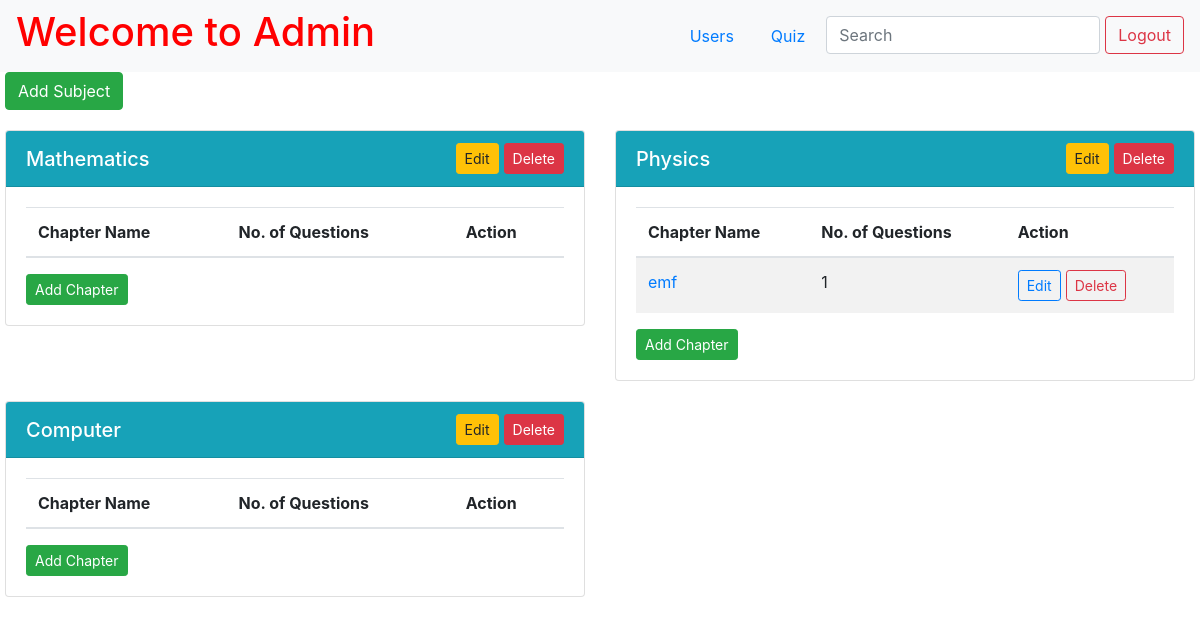
/admin/dashboard (signed in), run on an earlier commit of the app's database.
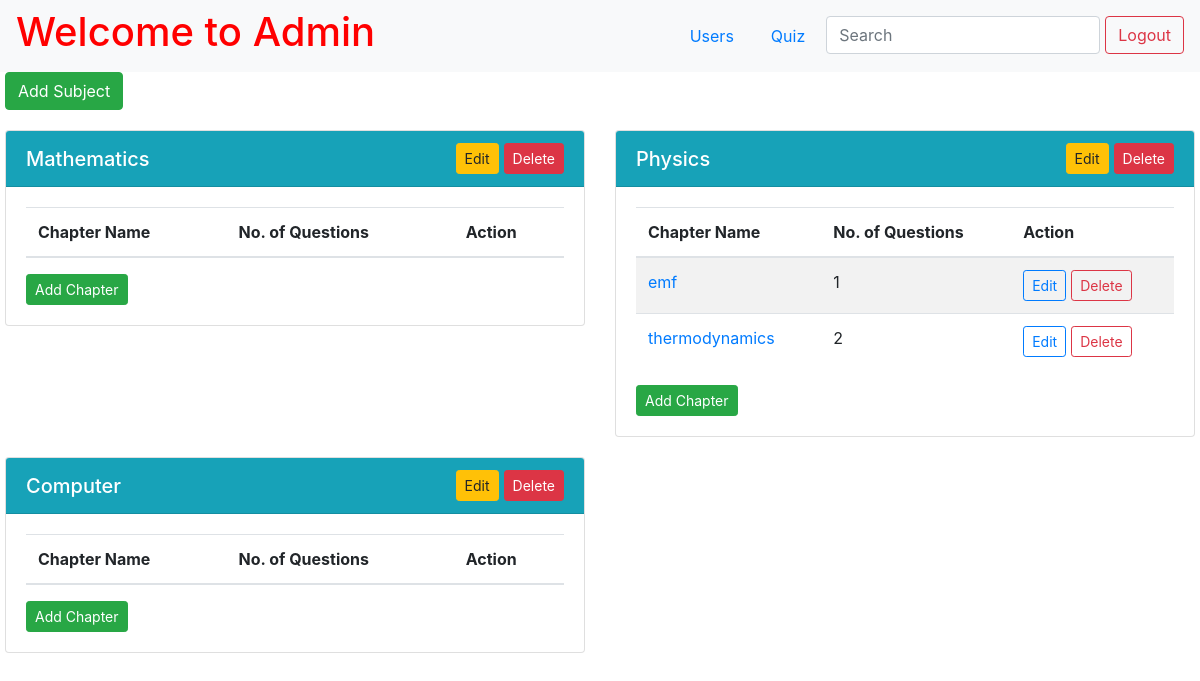
And on a later commit of the database.
### app.py (models this page shows)
class Subject(db.Model):
    id = db.Column(db.Integer, primary_key=True)
    name = db.Column(db.String(255), nullable=False)
    description = db.Column(db.String())
    chapter = db.relationship('Chapter', backref='subject')
    quiz = db.relationship('Quiz', backref="subject")

class Chapter(db.Model):
    id = db.Column(db.Integer, primary_key=True)
    subject_id = db.Column(db.Integer, db.ForeignKey("subject.id"), nullable=False)
    name = db.Column(db.String(255), nullable=False)
    description = db.Column(db.String())
    question = db.relationship('Question', backref='chapter')

### app.py (the view)
@app.route("/admin/dashboard")
def admin():
    if 'username' in session:
        admin = Admin.query.filter_by(username=session["username"]).first()
        if not admin:
            flash("Invalid Credentials!", "error")
            return redirect(url_for("index"))
    else:
        return redirect(url_for("index"))
    subjects = Subject.query.all()
    subject_data = []
    for subject in subjects:
        chapters = [
            {
                "id": chapter.id,
                "name": chapter.name,
                "description": chapter.description,
                "number_of_questions": Question.query.filter_by(chapter_id=chapter.id).count(),
                "questions": Question.query.filter_by(chapter_id=chapter.id).all()
            }
            for chapter in Chapter.query.filter_by(subject_id=subject.id).all()
        ]
        subject_data.append({
            "id": subject.id,
            "name": subject.name,
            "description": subject.description,
            "chapters": chapters
        })
    return render_template("admin.html", subjects=subject_data)

### app.py (called while the page is built)
@app.after_request
def add_header(response):
    response.headers['Cache-Control'] = 'no-store, no-cache, must-revalidate, post-check=0, pre-check=0, max-age=0'
    response.headers['Pragma'] = 'no-cache'
    response.headers['Expires'] = '-1'
    return response

### templates/admin.html (shortened to what this page needs)
{% extends 'base.html' %}
{% block content %}
<div class="page-wrapper">
    <nav class="navbar navbar-expand-lg navbar-light bg-light">
        <a href="/admin/dashboard" style="text-decoration: none; color: red;">
            <h1>Welcome to Admin</h1>
        </a>
        <ul class="nav ml-auto">
            <li class="nav-item">
                <a class="nav-link" href="/admin/users">Users</a>
            </li>
            <li class="nav-item">
                <a class="nav-link" href="/admin/quiz">Quiz</a>
            </li>
            <li class="nav-item">
                <input class="form-control" type="search" placeholder="Search" aria-label="Search" name="q"
                    hx-get="{{url_for('admin_search', type='subject')}}" hx-trigger="keyup changed delay:500ms" hx-target="#search-results">
            </li>
            <li>
                <form action="/logout" class="d-inline">
                    <button type="submit" class="btn btn-outline-danger">Logout</button>
                </form>
            </li>
        </ul>
    </nav>
    <div class="container-custom">
        <div>
            <button type="button" id="add-subject" class="btn btn-success" data-toggle="modal"
                data-target="#addSubject">
                Add Subject
            </button>
        </div>
        <div id="search-results">
            {% if not search %}
            {% include 'subject.html' %}
            {% endif %}
        </div>
    </div>
</div>
{% endblock %}

### templates/subject.html (shortened to what this page needs)
<div class="subjects-container row">
    {% for subject in subjects %}
    <div class="col-md-6 subject-card">
        <div class="card">
            <div class="card-header bg-info text-white d-flex align-items-center justify-content-between">
                <h5 class="card-title m-0">{{ subject.name }}</h5>
                <div class="d-flex align-items-center">
                    <button type="button" class="btn btn-warning btn-sm edit_button" data-toggle="modal"
                        data-target="#editSubject{{ subject.id }}">
                        Edit
                    </button>
                    <form action="/subject/delete/{{ subject.id }}" method="post"
                        onsubmit="return confirm('Are you sure you want to delete this subject?');"
                        class="mb-0">
                        <button class="btn btn-danger btn-sm" type="submit">Delete</button>
                    </form>
                </div>
            </div>
            <div class="card-body d-flex flex-column">
                <table class="table table-striped mb-0">
                    <thead>
                        <tr>
                            <th>Chapter Name</th>
                            <th>No. of Questions</th>
                            <th>Action</th>
                        </tr>
                    </thead>
                    <tbody>
                        {% for chapter in subject.chapters %}
                        <tr>
                            <td>
                                <a href="#" data-toggle="modal"
                                    data-target="#chapter{{ subject.id }}{{ chapter.id }}">{{ chapter.name
                                    }}</a>
                            </td>
                            <td>{{ chapter.number_of_questions }}</td>
                            <td>
                                <div class="d-flex align-items-center">
                                    <button type="button"
                                        class="btn btn-outline-primary btn-sm me-2 edit_button"
                                        data-toggle="modal" data-target="#editChapter{{ chapter.id }}">
                                        Edit
                                    </button>
                                    <form action="/chapter/delete/{{ chapter.id }}" method="post"
                                        onsubmit="return confirm('Are you sure you want to delete this chapter?');"
                                        class="mb-0">
                                        <button class="btn btn-outline-danger btn-sm"
                                            type="submit">Delete</button>
                                    </form>
                                </div>
                            </td>
                        </tr>
                        {% endfor %}
                    </tbody>
                </table>
                <div class="text-end mt-3">
                    <button type="button" class="btn btn-success btn-sm" data-toggle="modal"
                        data-target="#addChapter{{ subject.id }}">
                        Add Chapter
                    </button>
                </div>
            </div>
        </div>
    </div>
    {% endfor %}
</div>

What changed in the data, as far as the page shows it:
added Chapter: name "thermodynamics", number_of_questions "2", shown under Subject "Physics"
